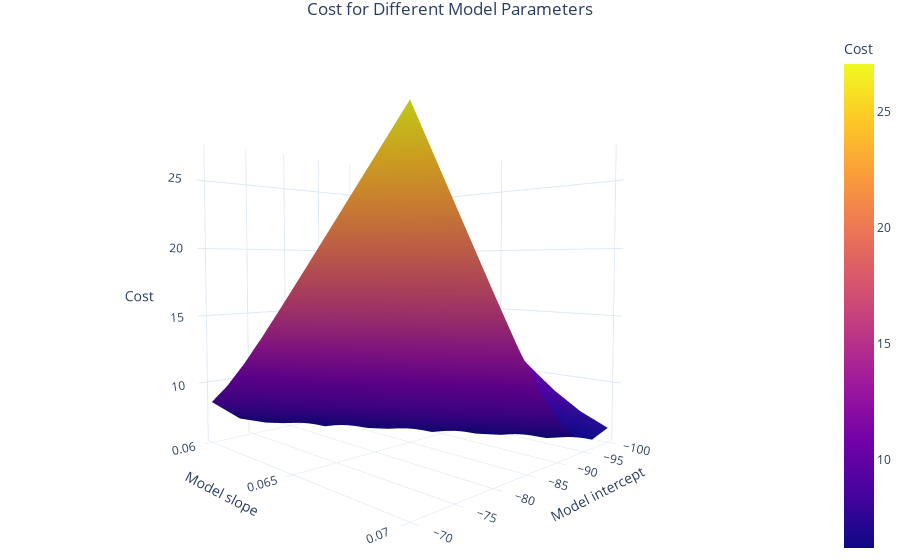

The code cell stored with this chart in its notebook:
### Markdown cell above
## Fitting our model with gradient descent

The automatic method used the _ordinary least squares_ (OLS) method, which is the standard way to fit a line. OLS uses the mean (or sum) of square differences as a cost function. (Recall our experimentation with the sum of squared differences in the last exercise.) Let's replicate the preceding line fitting and break down each step so we can watch it in action.

Recall that for each iteration, our training conducts three steps: 

1. Estimation of `Y` (temperature) from `X` (year)

2. Calculation of the cost function and its slope

3. Adjustment of our model according to this slope

Let's implement this now to watch it in action. Note that *to keep things simple, we'll focus on estimating one parameter (line slope) for now*.

### Visualizing the error function

First, let's look at the error function for this data. Normally we don't know this in advance, but for learning purposes, let's calculate it now for different potential models.

### Code cell
import numpy as np

x = data.year
temperature_true = data.min_temperature

# We'll use a prebuilt method to show a 3D plot
# This requires a range of x values, a range of y values,
# and a way to calculate z
# Here, we set:
#   x to a range of potential model intercepts
#   y to a range of potential model slopes
#   z as the cost for that combination of model parameters   

# Choose a range of intercepts and slopes values
intercepts = np.linspace(-100,-70,10)
slopes = np.linspace(0.060,0.07,10)


# Set a cost function. This will be the mean of absolute differences
def cost_function(temperature_estimate):
    """
    Calculates cost for a given temperature estimate
    Our cost function is the mean of absolute differences
    """
    # Note that with NumPy to take absolute value, we use np.abs
    return np.mean(np.abs(temperature_true - temperature_estimate))

def predict_and_calc_cost(intercept, slope):
    '''
    Uses the model to make a prediction, then calculates the cost 
    '''

    # Predict temperature by using these model parameters
    temperature_estimate = x * slope + intercept

    # Calculate cost
    return cost_function(temperature_estimate)

# Call the graphing method. This will use our cost function,
# which is above. If you want to view this code in detail,
# then see this project's GitHub repository
graphing.surface(x_values=intercepts, 
                y_values=slopes, 
                calc_z=predict_and_calc_cost, 
                title="Cost for Different Model Parameters",
                axis_title_x="Model intercept",
                axis_title_y="Model slope",
                axis_title_z="Cost")

### Figure 1 — Plotly figure (JSON) as saved in the notebook; plotly's stock layout.template omitted (floating-point values rounded to 4 significant figures)
{"data": [{"colorbar": {"title": {"text": "Cost"}}, "type": "surface", "x": [-100, -96.67, -93.33, -90, -86.67, -83.33, -80, -76.67, -73.33, -70], "y": [0.06, 0.06111, 0.06222, 0.06333, 0.06444, 0.06556, 0.06667, 0.06778, 0.06889, 0.07], "z": [[22.81, 19.54, 16.32, 13.21, 10.35, 8.036, 6.585, 6.208, 6.938, 8.583], [20.65, 17.4, 14.25, 11.28, 8.741, 6.966, 6.205, 6.58, 7.931, 10.11], [18.49, 15.3, 12.25, 9.532, 7.463, 6.336, 6.334, 7.375, 9.286, 11.94], [16.37, 13.26, 10.4, 8.069, 6.601, 6.205, 6.917, 8.548, 10.97, 13.97], [14.3, 11.32, 8.779, 6.988, 6.209, 6.565, 7.901, 10.07, 12.91, 16.1], [12.3, 9.574, 7.491, 6.346, 6.325, 7.35, 9.247, 11.89, 15.0, 18.27], [10.44, 8.103, 6.618, 6.203, 6.897, 8.514, 10.92, 13.91, 17.15, 20.46], [8.817, 7.011, 6.214, 6.551, 7.871, 10.02, 12.86, 16.04, 19.34, 22.66], [7.521, 6.358, 6.317, 7.325, 9.209, 11.84, 14.94, 18.21, 21.53, 24.87], [6.636, 6.201, 6.878, 8.48, 10.88, 13.86, 17.1, 20.41, 23.74, 27.07]]}], "layout": {"scene": {"xaxis": {"title": {"text": "Model intercept"}}, "yaxis": {"title": {"text": "Model slope"}}, "zaxis": {"title": {"text": "Cost"}}}, "title": {"text": "Cost for Different Model Parameters"}}}
